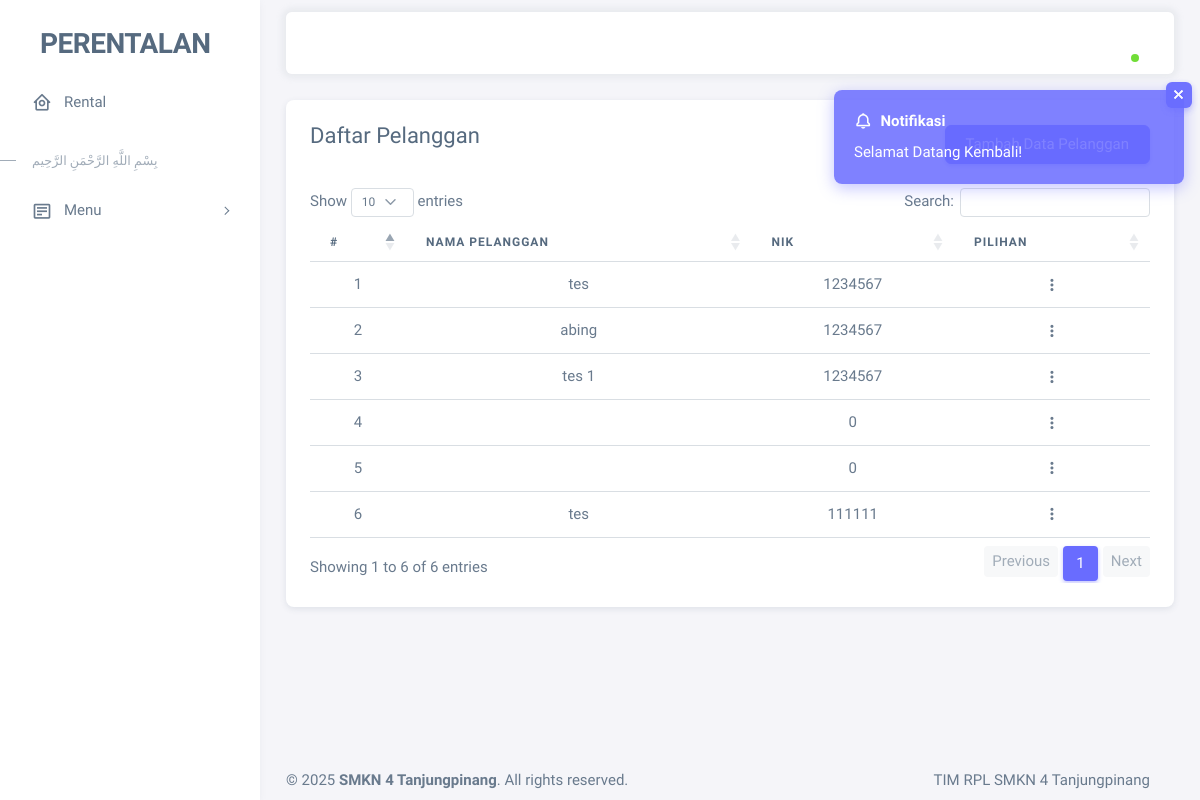
/pembeli.php (signed in), run on an earlier commit of the app's database.
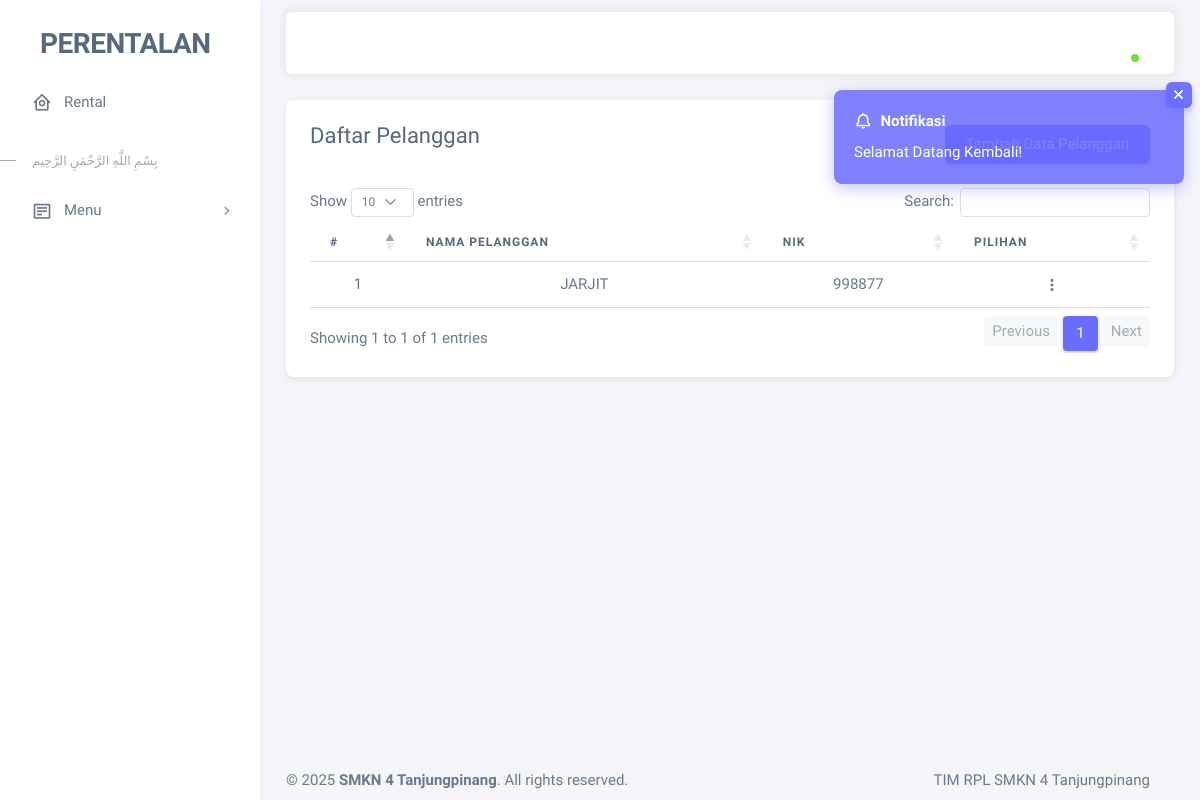
And on a later commit of the database.
### tables this page shows
CREATE TABLE `pelanggan` (
  `pelanggan_id` int(11) NOT NULL,
  `NIK` int(255) NOT NULL,
  `nama` varchar(100) NOT NULL,
  `sim` varchar(255) DEFAULT NULL
);

### pembeli.php (the view, shortened to what this page needs)
<?php
include '.includes/header.php';
include '.includes/toast_notification.php';
?>
<div class="container-xxl flex-grow-1 container-p-y">
    <div class="card">
        <div class="card-header d-flex justify-content-between align-items-center">
            <h4>Daftar Pelanggan</h4>
            <button type="button" class="btn btn-primary" data-bs-toggle="modal" data-bs-target="#addCustomer">
                Tambah Data Pelanggan
            </button>
        </div>
        <div class="card-body">
            <div class="table-responsive text-nowrap">
                <table id="datatable" class="table">
                    <thead class="text-center">
                        <tr>
                            <th width="50px">#</th>
                            <th>Nama Pelanggan</th>
                            <th>NIK</th>
                            <th width="150px">Pilihan</th>
                        </tr>
                    </thead>
                    <tbody class="text-center">
                        <?php
                        $index = 1;
                        $query = "SELECT * FROM pelanggan";
                        $exec = mysqli_query($conn, $query);
                        while ($tipe = mysqli_fetch_assoc($exec)):
                            ?>
                            <tr>
                                <td><?= $index++; ?></td>
                                <td><?= htmlspecialchars($tipe['nama']); ?></td>
                                <td><?= htmlspecialchars($tipe['NIK']); ?></td>
                                <td>
                                    <div class="dropdown">
                                        <button type="button" class="btn p-0 dropdown-toggle hide-arrow"
                                            data-bs-toggle="dropdown">
                                            <i class="bx bx-dots-vertical-rounded"></i>
                                        </button>
                                    </div>
                                </td>
                            </tr>
                        <?php endwhile; ?>
                    </tbody>
                </table>
            </div>
        </div>
    </div>
</div>
<?php include '.includes/footer.php'; ?>

What changed in the data, as far as the page shows it:
removed pelanggan: nama "tes", NIK "1234567"
removed pelanggan: nama "abing", NIK "1234567"
removed pelanggan: nama "tes 1", NIK "1234567"
removed pelanggan: NIK "0"
removed pelanggan: NIK "0"
removed pelanggan: nama "tes", NIK "111111"
added pelanggan: nama "JARJIT", NIK "998877"
Also different on the page:
text written by a page script: "Show entries Search: Showing 1 to 6 of 6 entries Previous 1 Next" → "Show entries Search: Showing 1 to 1 of 1 entries Previous 1 Next"
